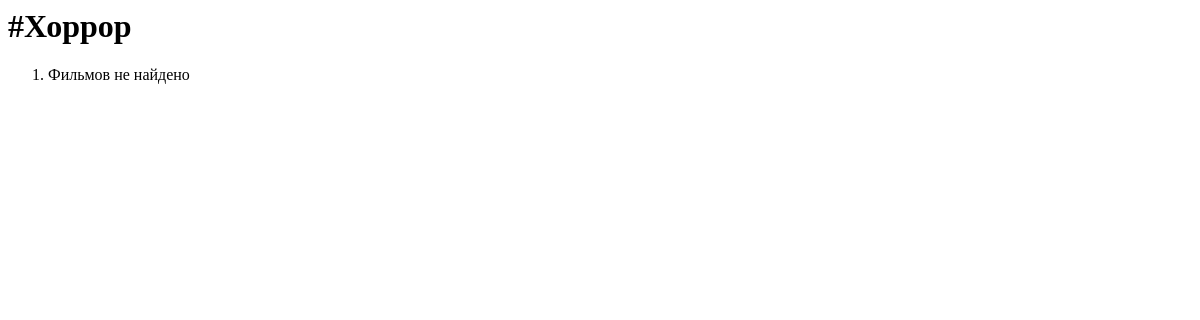
Page /horror_film/ on the earlier database version.
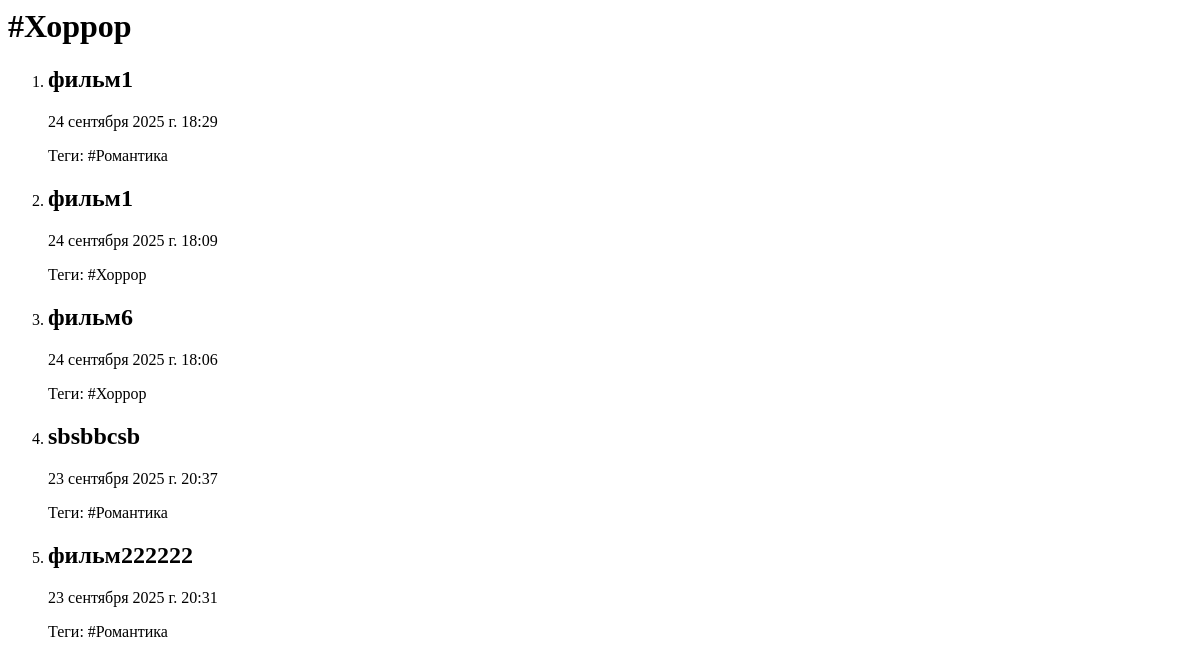
Same page on the later database version.
### cineboard/models.py (models this page shows, shortened)
class Films(models.Model):
    GENRE = (
        ('Романтика', 'Романтика'),
        ('Хоррор', 'Хоррор')
    )
    title = models.CharField(max_length=100, default='фильм1')
    description = models.TextField(default='Описание фильма')
    genre = models.CharField(max_length=100, choices=GENRE)
    tags = models.ManyToManyField(Tag)
    created_at = models.DateTimeField(auto_now_add=True)

class Tag(models.Model):
    name = models.CharField(max_length=100)

### cineboard/views.py (the view)
# urls.py: path('horror_film/', views.HorrorFilmsView.as_view() , name='horror_film'),
class HorrorFilmsView(generic.ListView):
    model = models.Films
    template_name = 'cineboard/horror_film.html'
    context_object_name = 'films'
    ordering = ['-id']

### templates/cineboard/horror_film.html
<h1>#Хоррор</h1>
<ol>
{% for i in films %}
  <li>
    <h2>{{ i.title }}</h2>
    <p>{{ i.created_at }}</p>
    <p>
      Теги:
      {% for tag in i.tags.all %}
        {{ tag.name }}{% if not forloop.last %}, {% endif %}
      {% empty %}
        без тегов
      {% endfor %}
    </p>
  </li>
{% empty %}
  <li>Фильмов не найдено</li>
{% endfor %}
</ol>

Differences in the rows shown:
added Films: title "фильм1", created_at "24 сентября 2025 г. 18:29"
added Tag: name "#Романтика"
added Films: title "фильм1", created_at "24 сентября 2025 г. 18:09"
added Tag: name "#Хоррор"
added Films: title "фильм6", created_at "24 сентября 2025 г. 18:06"
added Films: title "sbsbbcsb", created_at "23 сентября 2025 г. 20:37"
added Films: title "фильм222222", created_at "23 сентября 2025 г. 20:31"
Other differences:
text no longer shown: "Фильмов не найдено"
